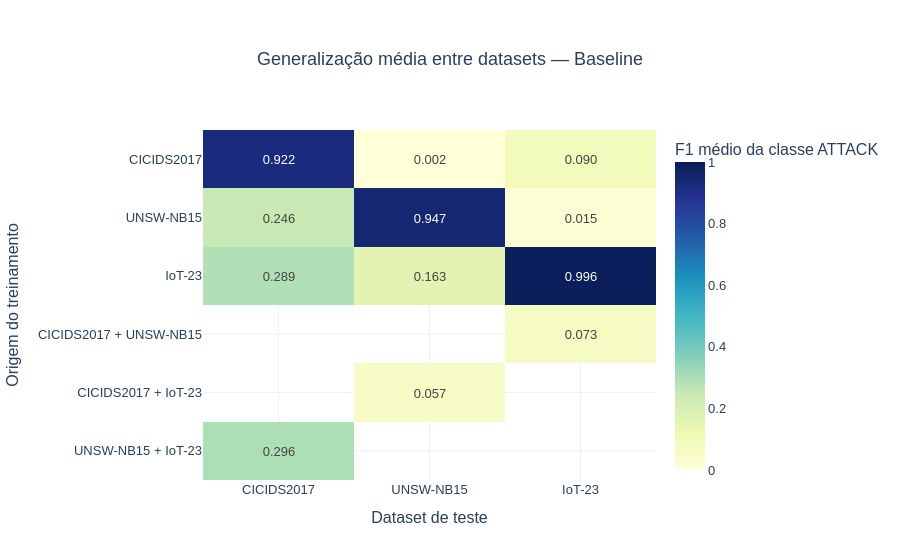
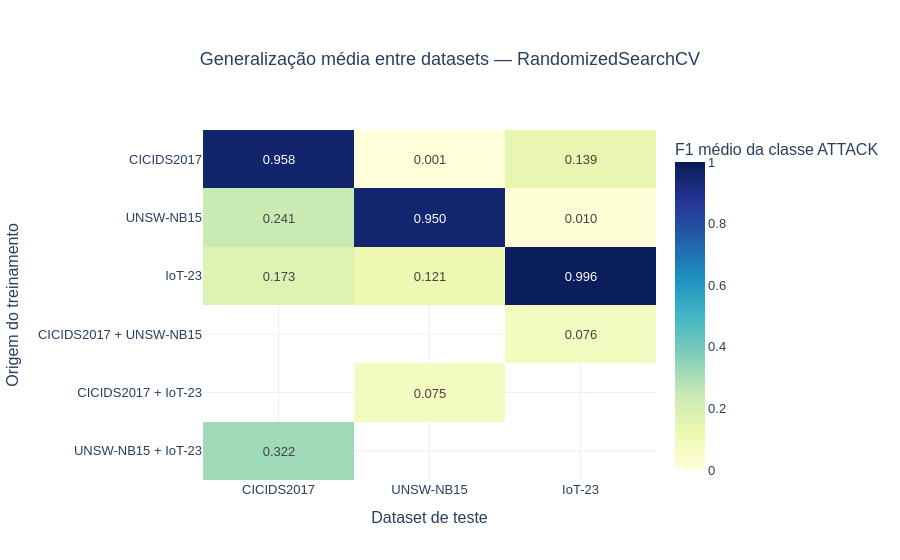
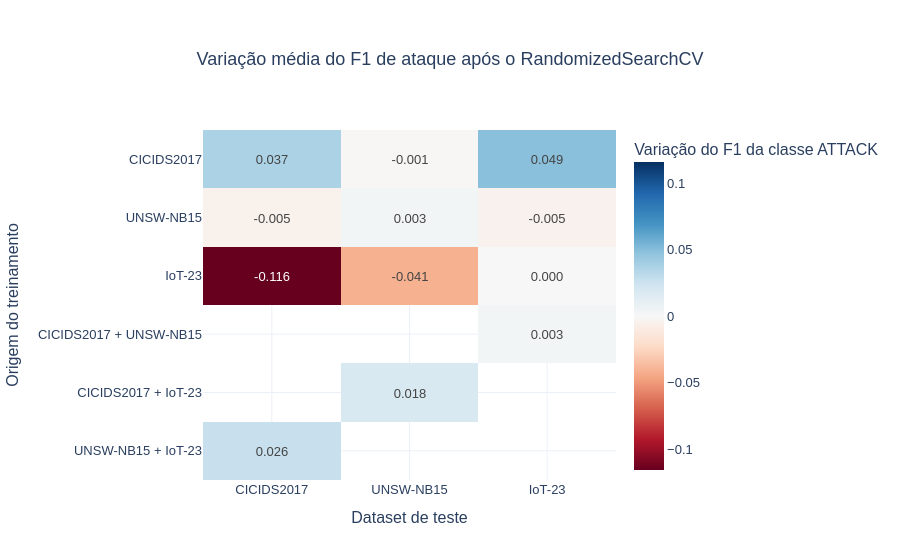

Notebook source saved alongside these figures, in order:
### Code cell
# heatmaps Plotly de generalização separados por método
def plot_generalization_heatmap(method):
    pivot = (
        evaluation[evaluation["training_method"].eq(method)]
        .groupby(["training_source", "test_source"])["f1_attack"]
        .mean()
        .unstack("test_source")
        .reindex(index=TRAINING_SOURCE_ORDER, columns=TEST_SOURCE_ORDER)
        .rename(index=SOURCE_LABELS, columns=SOURCE_LABELS)
    )
    figure = px.imshow(
        pivot,
        text_auto=".3f",
        color_continuous_scale="YlGnBu",
        zmin=0,
        zmax=1,
        aspect="auto",
        labels={"x": "Dataset de teste", "y": "Origem do treinamento", "color": "F1 médio da classe ATTACK"},
        title=f"Generalização média entre datasets — {METHOD_LABELS[method]}",
    )
    finalize_figure(figure, f"generalization_f1_attack_{method}", width=900, height=720)


for method in METHOD_ORDER:
    plot_generalization_heatmap(method)

delta_pivot = (
    comparison.groupby(["training_source", "test_source"])["f1_attack_delta"]
    .mean()
    .unstack("test_source")
    .reindex(index=TRAINING_SOURCE_ORDER, columns=TEST_SOURCE_ORDER)
    .rename(index=SOURCE_LABELS, columns=SOURCE_LABELS)
)
delta_limit = max(float(np.nanmax(np.abs(delta_pivot.to_numpy(dtype=float)))), 0.01)
delta_figure = px.imshow(
    delta_pivot,
    text_auto=".3f",
    color_continuous_scale="RdBu",
    zmin=-delta_limit,
    zmax=delta_limit,
    color_continuous_midpoint=0,
    aspect="auto",
    labels={"x": "Dataset de teste", "y": "Origem do treinamento", "color": "Variação do F1 da classe ATTACK"},
    title="Variação média do F1 de ataque após o RandomizedSearchCV",
)
finalize_figure(delta_figure, "generalization_f1_attack_delta_heatmap", width=900, height=720)

### Figure 1 — Plotly figure (JSON) as saved in the notebook; plotly's stock layout.template omitted (floating-point values rounded to 4 significant figures)
{"data": [{"coloraxis": "coloraxis", "name": "0", "texttemplate": "%{z:.3f}", "x": ["CICIDS2017", "UNSW-NB15", "IoT-23"], "y": ["CICIDS2017", "UNSW-NB15", "IoT-23", "CICIDS2017 + UNSW-NB15", "CICIDS2017 + IoT-23", "UNSW-NB15 + IoT-23"], "z": [[0.9216, 0.002079, 0.09046], [0.2459, 0.9467, 0.01509], [0.289, 0.1625, 0.9959], [NaN, NaN, 0.07281], [NaN, 0.05707, NaN], [0.2956, NaN, NaN]], "type": "heatmap", "xaxis": "x", "yaxis": "y", "hovertemplate": "Dataset de teste: %{x}<br>Origem do treinamento: %{y}<br>F1 médio da classe ATTACK: %{z}<extra></extra>"}], "layout": {"xaxis": {"anchor": "y", "domain": [0.0, 1.0], "title": {"text": "Dataset de teste"}}, "yaxis": {"anchor": "x", "domain": [0.0, 1.0], "autorange": "reversed", "title": {"text": "Origem do treinamento"}}, "coloraxis": {"colorbar": {"title": {"text": "F1 médio da classe ATTACK"}}, "colorscale": [[0.0, "rgb(255,255,217)"], [0.125, "rgb(237,248,177)"], [0.25, "rgb(199,233,180)"], [0.375, "rgb(127,205,187)"], [0.5, "rgb(65,182,196)"], [0.625, "rgb(29,145,192)"], [0.75, "rgb(34,94,168)"], [0.875, "rgb(37,52,148)"], [1.0, "rgb(8,29,88)"]], "cmin": 0, "cmax": 1}, "title": {"text": "Generalização média entre datasets — Baseline", "x": 0.5}, "font": {"family": "Arial", "size": 13}, "margin": {"l": 80, "r": 40, "t": 130, "b": 80}, "legend": {"orientation": "h", "yanchor": "bottom", "y": 1.08, "xanchor": "center", "x": 0.5}}}

### Figure 2 — Plotly figure (JSON) as saved in the notebook; plotly's stock layout.template omitted (floating-point values rounded to 4 significant figures)
{"data": [{"coloraxis": "coloraxis", "name": "0", "texttemplate": "%{z:.3f}", "x": ["CICIDS2017", "UNSW-NB15", "IoT-23"], "y": ["CICIDS2017", "UNSW-NB15", "IoT-23", "CICIDS2017 + UNSW-NB15", "CICIDS2017 + IoT-23", "UNSW-NB15 + IoT-23"], "z": [[0.9583, 0.001279, 0.1392], [0.2408, 0.9496, 0.01003], [0.1733, 0.1214, 0.9959], [NaN, NaN, 0.07567], [NaN, 0.0753, NaN], [0.322, NaN, NaN]], "type": "heatmap", "xaxis": "x", "yaxis": "y", "hovertemplate": "Dataset de teste: %{x}<br>Origem do treinamento: %{y}<br>F1 médio da classe ATTACK: %{z}<extra></extra>"}], "layout": {"xaxis": {"anchor": "y", "domain": [0.0, 1.0], "title": {"text": "Dataset de teste"}}, "yaxis": {"anchor": "x", "domain": [0.0, 1.0], "autorange": "reversed", "title": {"text": "Origem do treinamento"}}, "coloraxis": {"colorbar": {"title": {"text": "F1 médio da classe ATTACK"}}, "colorscale": [[0.0, "rgb(255,255,217)"], [0.125, "rgb(237,248,177)"], [0.25, "rgb(199,233,180)"], [0.375, "rgb(127,205,187)"], [0.5, "rgb(65,182,196)"], [0.625, "rgb(29,145,192)"], [0.75, "rgb(34,94,168)"], [0.875, "rgb(37,52,148)"], [1.0, "rgb(8,29,88)"]], "cmin": 0, "cmax": 1}, "title": {"text": "Generalização média entre datasets — RandomizedSearchCV", "x": 0.5}, "font": {"family": "Arial", "size": 13}, "margin": {"l": 80, "r": 40, "t": 130, "b": 80}, "legend": {"orientation": "h", "yanchor": "bottom", "y": 1.08, "xanchor": "center", "x": 0.5}}}

### Figure 3 — Plotly figure (JSON) as saved in the notebook; plotly's stock layout.template omitted (floating-point values rounded to 4 significant figures)
{"data": [{"coloraxis": "coloraxis", "name": "0", "texttemplate": "%{z:.3f}", "x": ["CICIDS2017", "UNSW-NB15", "IoT-23"], "y": ["CICIDS2017", "UNSW-NB15", "IoT-23", "CICIDS2017 + UNSW-NB15", "CICIDS2017 + IoT-23", "UNSW-NB15 + IoT-23"], "z": [[0.03665, -0.0008001, 0.04873], [-0.005065, 0.002821, -0.005061], [-0.1158, -0.04115, 3.321e-05], [NaN, NaN, 0.002852], [NaN, 0.01823, NaN], [0.02645, NaN, NaN]], "type": "heatmap", "xaxis": "x", "yaxis": "y", "hovertemplate": "Dataset de teste: %{x}<br>Origem do treinamento: %{y}<br>Variação do F1 da classe ATTACK: %{z}<extra></extra>"}], "layout": {"xaxis": {"anchor": "y", "domain": [0.0, 1.0], "title": {"text": "Dataset de teste"}}, "yaxis": {"anchor": "x", "domain": [0.0, 1.0], "autorange": "reversed", "title": {"text": "Origem do treinamento"}}, "coloraxis": {"colorbar": {"title": {"text": "Variação do F1 da classe ATTACK"}}, "colorscale": [[0.0, "rgb(103,0,31)"], [0.1, "rgb(178,24,43)"], [0.2, "rgb(214,96,77)"], [0.3, "rgb(244,165,130)"], [0.4, "rgb(253,219,199)"], [0.5, "rgb(247,247,247)"], [0.6, "rgb(209,229,240)"], [0.7, "rgb(146,197,222)"], [0.8, "rgb(67,147,195)"], [0.9, "rgb(33,102,172)"], [1.0, "rgb(5,48,97)"]], "cmid": 0, "cmin": -0.1158, "cmax": 0.1158}, "title": {"text": "Variação média do F1 de ataque após o RandomizedSearchCV", "x": 0.5}, "font": {"family": "Arial", "size": 13}, "margin": {"l": 80, "r": 40, "t": 130, "b": 80}, "legend": {"orientation": "h", "yanchor": "bottom", "y": 1.08, "xanchor": "center", "x": 0.5}}}
